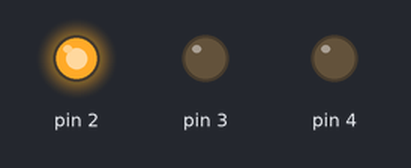
Recording of a sketch running on a simulated Arduino Uno, built with avr-gcc and run on an emulated ATmega328P. On the bench: output pins drawn as LEDs (lit = HIGH).

Above: at 0.1 s.
At 4.0 s:
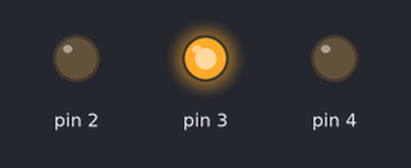
At 12.8 s:
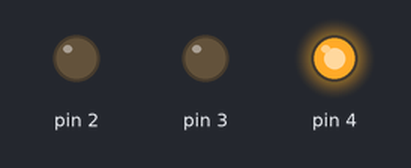
Timing chart, 0 to 40.0 s (numbered marks = the images above):
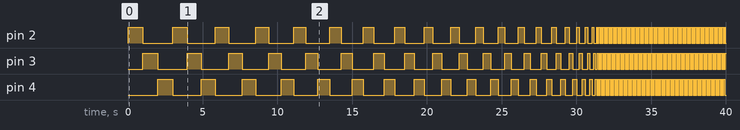

The sketch:

02_Piscando_3_leds_3.ino
```cpp
// Piscando 3 leds - versão 3 - sirene

int tempo = 1000;

void setup() {
  // Define a porta do led como saida
  pinMode(2, OUTPUT);
  pinMode(3, OUTPUT);
  pinMode(4, OUTPUT);
}


void loop() {
  digitalWrite(2, HIGH);
  delay(tempo);
  digitalWrite(2, LOW);

  digitalWrite(3, HIGH);
  delay(tempo);
  digitalWrite(3, LOW);

  digitalWrite(4, HIGH);
  delay(tempo);
  digitalWrite(4, LOW);

  if (tempo > 50){
     tempo -= 50;
  }
}
```

Measured:
- by itself, pin 2: LOW → HIGH at 0.00 s, → LOW 1.0 s later, → HIGH 2.0 s later, → LOW 0.95 s later, … (154 changes in this stretch)
- by itself, pin 3: LOW → HIGH at 1.0 s, → LOW 1.0 s later, → HIGH 2.0 s later, → LOW 0.95 s later, … (153 changes in this stretch)
- by itself, pin 4: LOW → HIGH at 2.0 s, → LOW 1.0 s later, → HIGH 1.9 s later, → LOW 0.95 s later, … (152 changes in this stretch)
